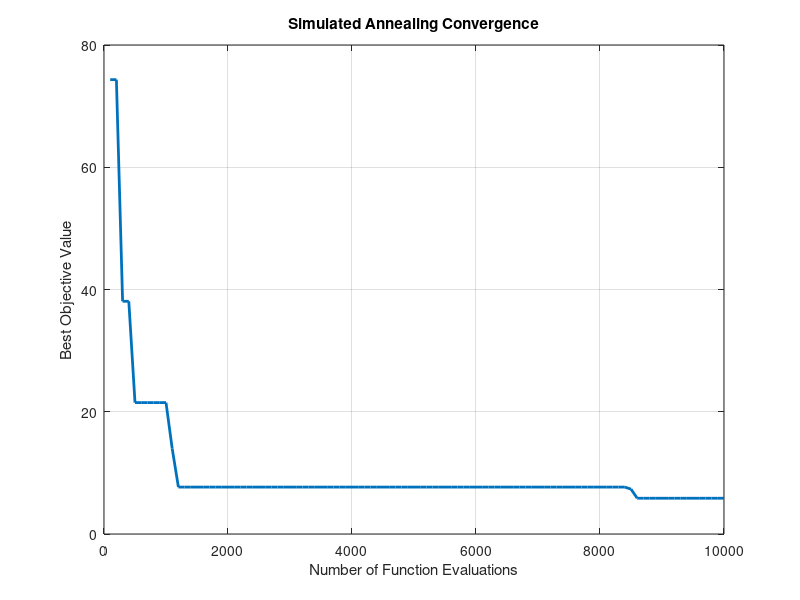

This figure's MATLAB source:
% Question 1: single run
clc;
clear;

D = 5;                % Dimension
LB = -10;             % Lower bound
UB = 10;              % Upper bound
T_max = 100;          % Maximum temperature 
T_min = 1e-3          % Final Temperature or minimum
a = 0.95;             % cooling rate
i_max = 100           % total number of iteration
MaxNFE = 10000;       % Function evaluations
K = 1;                

f = @(x) sum(x.^2);   % Objective function

% Initialization
x = LB + (UB - LB) * rand(1, D);
E_old = f(x);

best = E_old;
best_x =x;

record = [];          % storing the function evaluation values
nfe = 1;              % Function evaluation counter (number of function evaluation)

t = T_max;
while t >= T_min && nfe <= MaxNFE
    for (i = 1:i_max)
        if nfe > MaxNFE
            break;
        end

        % successor function
        x_new = x + (UB - LB) .* (rand(1, D) - 0.5);    % x_new = x + (XB - x) * rand; or x_new = x + 2*(XB - x) * rand;
        
        E_new = f(x_new);
        delta = E_new - E_old;

        % acceptance rule
        if(delta < 0 || rand < exp(-delta / (K * t)))
                x = x_new;
                E_old = E_new;
        end

        % new global best
        if E_new < best
            best = E_new;
            best_x = x_new;
        end
    
        % Record best every 100 evaluations
        if mod(nfe,100) == 0
            record(end+1) = best;
        end

        nfe = nfe + 1;
    end
    % cooling rate
    t= t*a;
end

disp('Best solution found:');
disp(best_x);
disp('Best objective value:');
disp(best);

% Plot convergence
figure;
plot(100:100:100*length(record), record, 'LineWidth', 2);
xlabel('Number of Function Evaluations');
ylabel('Best Objective Value');
title('Simulated Annealing Convergence');
grid on;